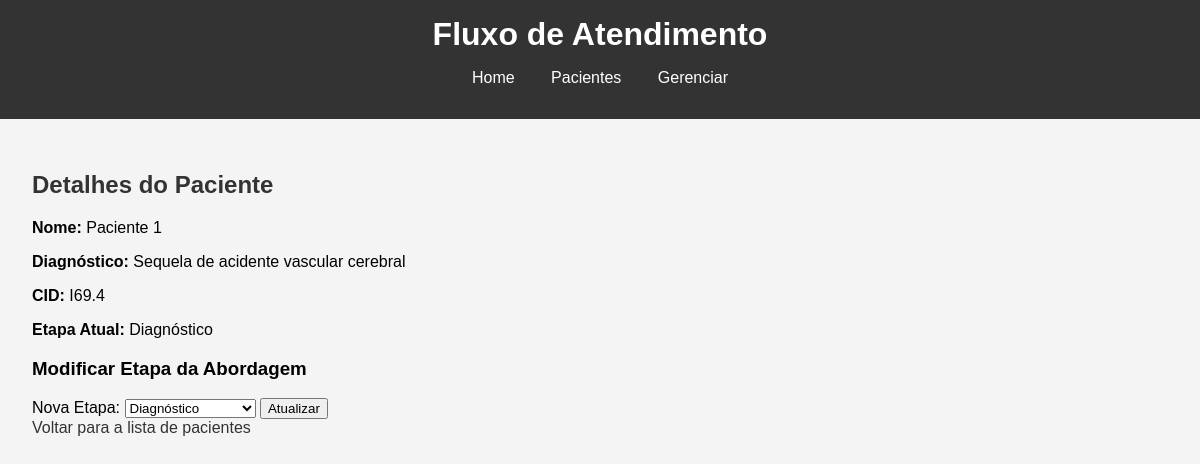
/patient/1, run on the app's committed database.
### app.py (models this page shows, shortened)
class Paciente(db.Model):
    id = db.Column(db.Integer, primary_key=True)
    nome = db.Column(db.String(64), index=True, unique=True)
    diagnostico = db.Column(db.String(128))
    cid = db.Column(db.String(10))

class FluxoAtendimento(db.Model):
    id = db.Column(db.Integer, primary_key=True)
    paciente_id = db.Column(db.Integer, db.ForeignKey('paciente.id'))
    diagnostico_cid = db.Column(db.String(10), db.ForeignKey('diagnostico.cid'))
    etapa = db.Column(db.String(64))
    data = db.Column(db.DateTime, default=datetime.utcnow)
    proximo_passo = db.Column(db.String(128))

### app.py (the view, shortened to what this page needs)
@app.route('/patient/<int:id>', methods=['GET', 'POST'])
def patient_detail(id):
    paciente = Paciente.query.get_or_404(id)
    fluxo = FluxoAtendimento.query.filter_by(paciente_id=id).first()
    return render_template('patient_detail.html', paciente=paciente, fluxo=fluxo)

### templates/patient_detail.html (shortened to what this page needs)
{% extends "base.html" %}
{% block content %}
<h2>Detalhes do Paciente</h2>
<p><strong>Nome:</strong> {{ paciente.nome }}</p>
<p><strong>Diagnóstico:</strong> {{ paciente.diagnostico }}</p>
<p><strong>CID:</strong> {{ paciente.cid }}</p>
<p><strong>Etapa Atual:</strong> {{ fluxo.etapa }}</p>
<h3>Modificar Etapa da Abordagem</h3>
<form method="POST">
    <label for="etapa">Nova Etapa:</label>
    <select name="etapa" id="etapa">
        <option value="Diagnóstico" {% if fluxo.etapa == 'Diagnóstico' %}selected{% endif %}>Diagnóstico</option>
    </select>
    <button type="submit">Atualizar</button>
</form>
<a href="{{ url_for('patients') }}">Voltar para a lista de pacientes</a>
{% endblock %}

### static/css/style.css (style rules this page uses)
body { font-family: Arial, sans-serif; margin: 0; padding: 0; background-color: #f4f4f4; }
h2 { color: #333; }
a { color: #333; text-decoration: none; }

### data on the page
Paciente: nome "Paciente 1", diagnostico "Sequela de acidente vascular cerebral", cid "I69.4"
FluxoAtendimento: etapa "Diagnóstico"
